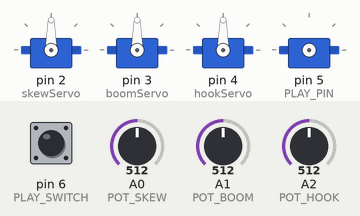
Simulated run of this sketch. Board: Arduino Uno, built with avr-gcc and run on an emulated ATmega328P. On the bench: 4 × servo. The test bench sets the inputs (shaded band); at power-on: A0 (POT_SKEW) = 512, A1 (POT_BOOM) = 512, A2 (POT_HOOK) = 512, pin 6 (PLAY_SWITCH) HIGH.

Above: at 1.2 s.
1.3 s: A0 (POT_SKEW) set to 716
At 2.3 s:
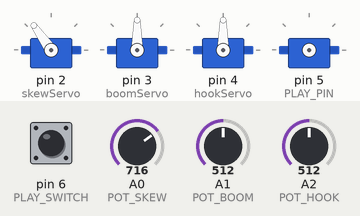
2.8 s: A1 (POT_BOOM) set to 716
At 3.7 s:
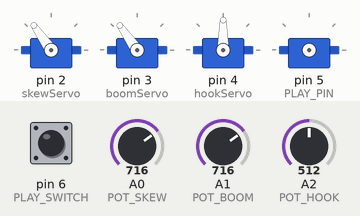
4.3 s: A2 (POT_HOOK) set to 716
At 5.5 s:
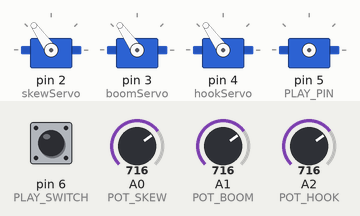
5.8 s: pin 6 (PLAY_SWITCH) pulled LOW for 0.15 s
At 7.1 s:
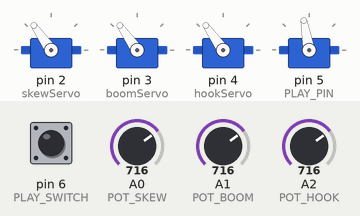
7.4 s: A0 (POT_SKEW) set to 900
At 8.2 s:
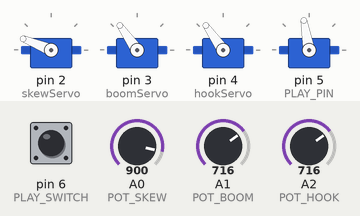
8.9 s: A1 (POT_BOOM) set to 900
At 9.6 s:
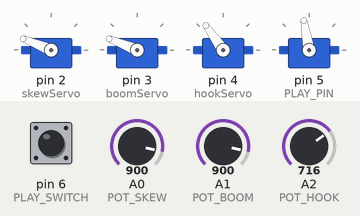
Timing chart, 0 to 11.4 s (numbered marks = the images above; inputs shaded):
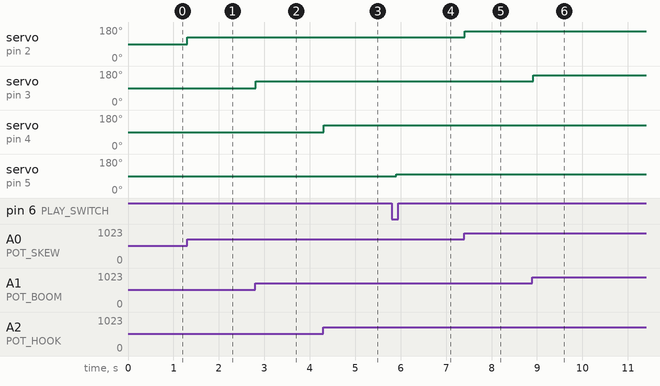

Measured:
- after the input at 1.3 s, servo on pin 2 (skewServo): 90° → 125° at once
- after the input at 2.8 s, servo on pin 3 (boomServo): 90° → 125° at once
- after the input at 4.3 s, servo on pin 4 (hookServo): 90° → 125° at once
- after the input at 5.8 s, servo on pin 5 (PLAY_PIN): 90° → 100° after 0.11 s
- after the input at 7.4 s, servo on pin 2 (skewServo): 125° → 158° at once
- after the input at 8.9 s, servo on pin 3 (boomServo): 125° → 158° at once

The sketch:

CranePlayground.ino
```cpp
// demo crane & Playcround Steve Lomax 2024
/*
 * The crane has 3 standard servos. Skew (rotation at the base), Boom (arm) and hook (winch).
 * 3 potentiometers control each crane function. Pot right to +5V, Pot Centre to GND and wiper to A0, A1, and A2
 * The servos must connect directly to the power supply. The Arduino Vcc (+5V) cannot deliver enough power
*/
#include <Servo.h>

Servo skewServo;
Servo boomServo;
Servo hookServo;
Servo playServo;  // give the servo a name "playServo"

const int POT_SKEW = A0;  // pin connected to skew potentiometer wiper
const int POT_BOOM = A1;
const int POT_HOOK = A2;

int value;                   // the value sent to the servo
const int PLAY_SPEED = 100;  // this is the speed the playground will operate. Change tis value to suit
const int PLAY_PIN = 5;      // Arduino pin number for the servo
const int PLAY_SWITCH = 6;   //Arduino pin number for the push switch
boolean playOn;              // playground running status


void setup() {
  skewServo.attach(2);  // connect to Skew pin
  boomServo.attach(3);
  hookServo.attach(4);
  pinMode(PLAY_SWITCH, INPUT_PULLUP);  // tell the Arduino a switch is connected to the PLAY_SWITCH pin)
}

void loop() {
  value = analogRead(POT_SKEW);         // read the pot skew value
  value = map(value, 0, 1023, 0, 180);  // re-scale value of pot reading (0-1023) to match the range of the servo (0 - 180)
  skewServo.write(value);               // move (write)  value to servo[i]

  value = analogRead(POT_BOOM);
  value = map(value, 0, 1023, 0, 180);
  boomServo.write(value);

  value = analogRead(POT_HOOK);
  value = map(value, 0, 1023, 0, 180);
  hookServo.write(value);


  delay(15);  //wait for servos to move

  if (digitalRead(PLAY_SWITCH) == 0) {  //if the button is pressed
    if (playOn == 1) {                  // if the playground is running
      playServo.detach();               // disconnect the playground servo
      playOn = 0;                       // set the playground off (false)
    } else {                            // otherwise, if the playground is not running
      playServo.attach(PLAY_PIN);       // attach the playground servo
      delay(100);                       // delay for 100 milliseconds to stableise the servo
      playServo.write(PLAY_SPEED);      //write the playground speed to the servo.
      playOn = 1;                       // mark the playground as running
    }
    while (digitalRead(PLAY_SWITCH) == 0) {};  // wait for the user to let go of the button
    delay(200);
  }
}
```
